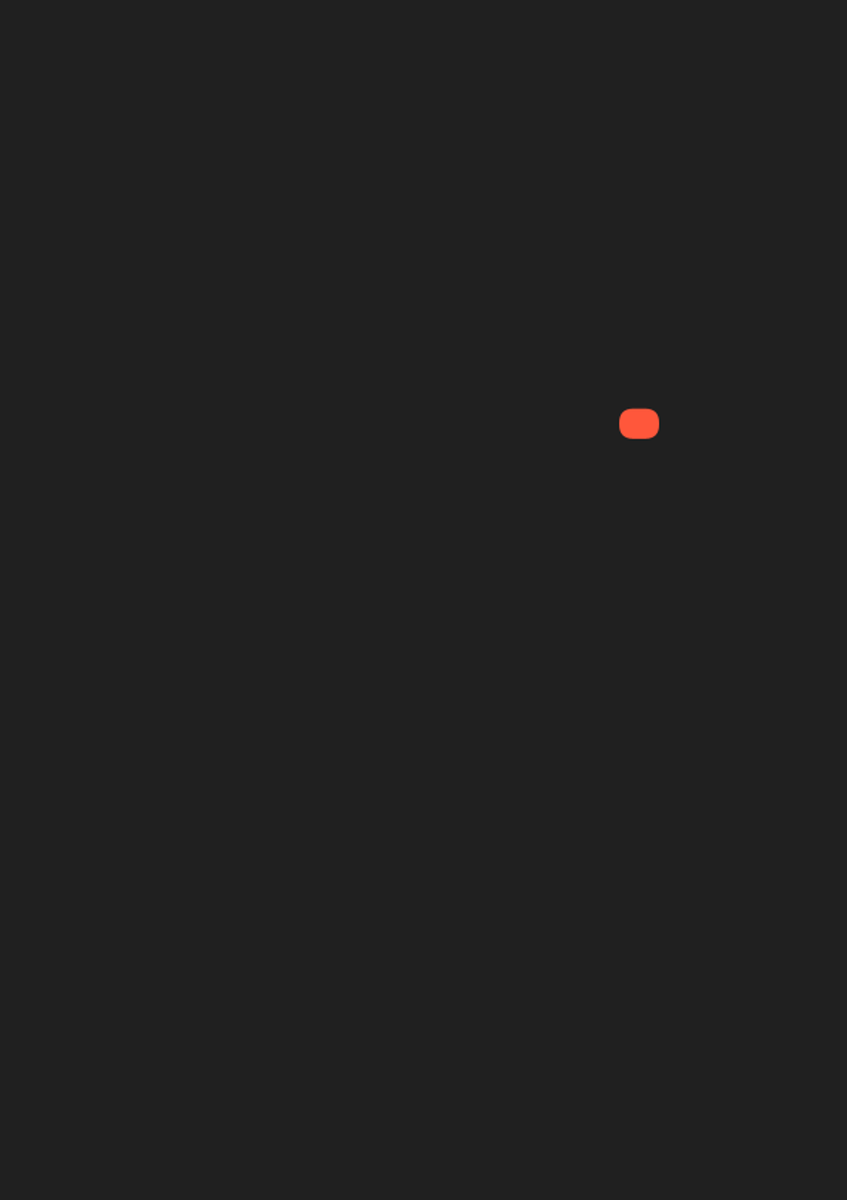
Frame 1 (no input)
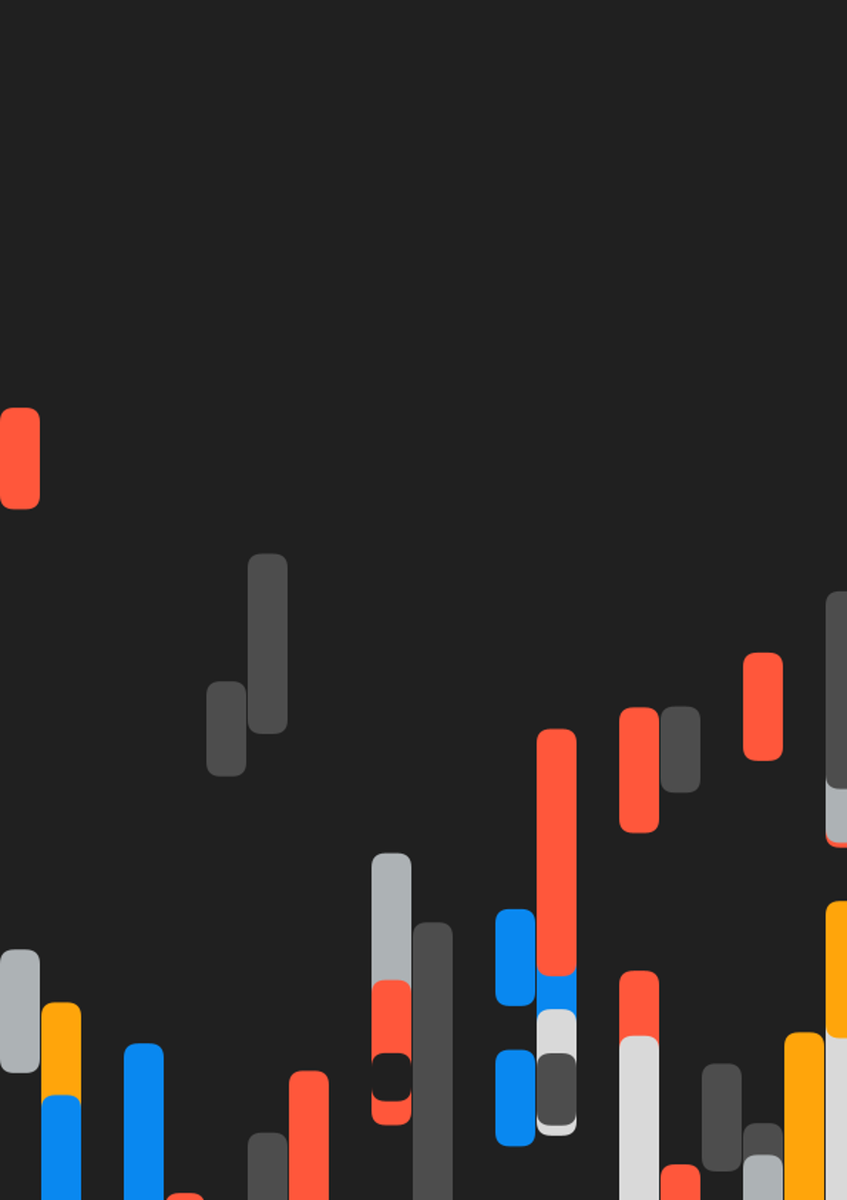
Frame 60 (the mouse pressed at the canvas centre just before this capture)
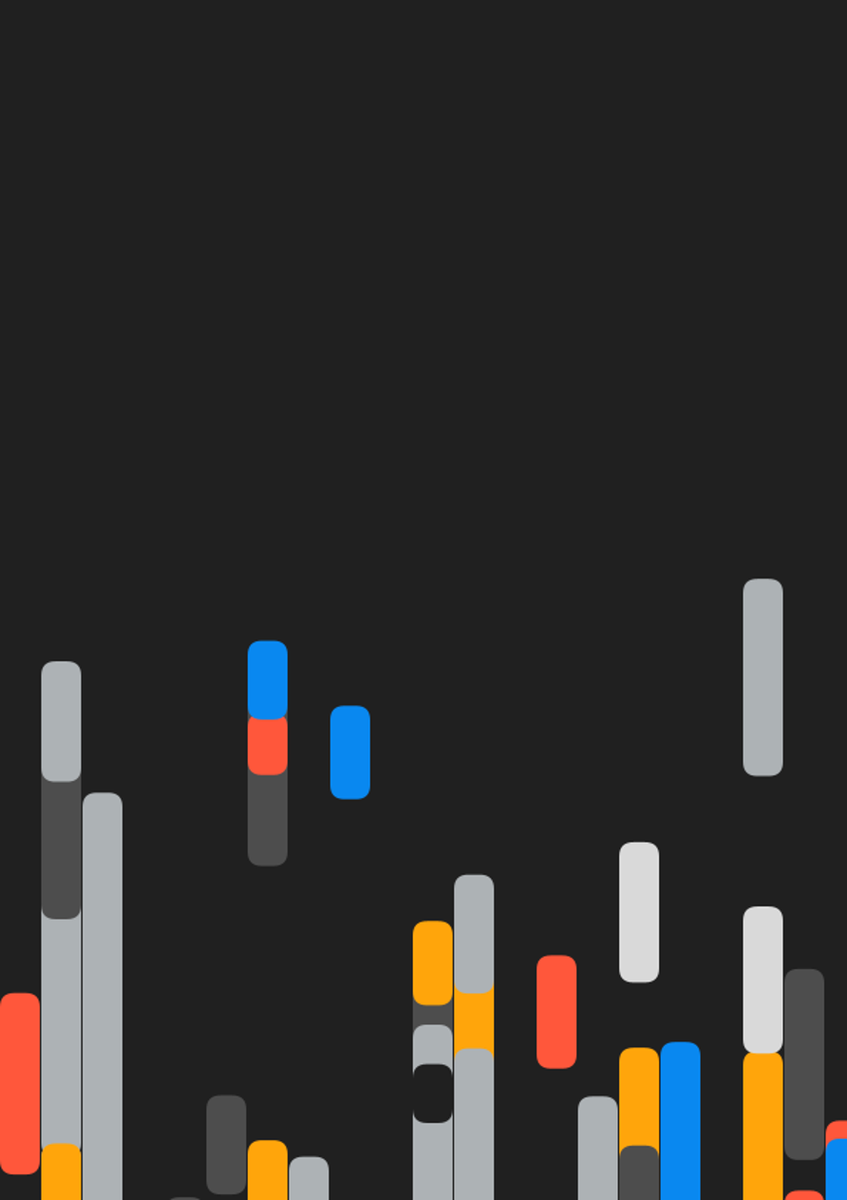
Frame 120 (the mouse held since frame 60 and released just before this capture)

The Processing sketch that drew these frames (run headless with seeded random() and noise(); from frame 60 on, the mouse is pressed at the canvas centre):

// Processing sketch: Cover_002
// ── Cover_002.pde
PGraphics cover;
color colors[] = {
  #0988f0,
  #ff573b,
  #ffa50b,
  #4d4d4d,
  #adb2b5,
  #d9d9d9,
  #202020
};

int rectCount = 20;
float rectWidth = 595/rectCount;
float t;

ArrayList<Rectangle> rectangles = new ArrayList<Rectangle>();

void settings() {
  size(int(595*1.5), int(842*1.5));
  noiseSeed(1);
  randomSeed(1);
}

void setup() {
  cover = createGraphics(595, 842);
  frameRate(30); // Set a reasonable frame rate

}

void draw() {
    t++;
  cover.beginDraw();
  cover.background(color(#202020));
  cover.noStroke();
  //cover.rectMode(CENTER);

  if(frameCount % 1 == 0){
    rectangles.add(new Rectangle());
  }

  for(int i = 0; i < rectangles.size(); i++){
    rectangles.get(i).updateScale();
    rectangles.get(i).updatePosition();
    rectangles.get(i).display();
    rectangles.get(i).updateLife();
  }


  cover.endDraw();

  image(cover, 0, 0, width, height);

  // Comment out or remove this line to enable animation
   //noLoop();
}


class Rectangle{
  float h;

  float lifespan = 240;
  float totalLife = lifespan;

  PVector position, velocity, acceleration;
  PVector scale, scaleVelocity, scaleAcceleration;
  float scaleForce = 0;
  float destinationForce = 0;
  float destinationNoise = 0;

  color fillColor;

  Rectangle(){
    ///POSITION
    float x = floor(random(rectCount+0.99)) * rectWidth;
    float y = random(200, cover.height);
    this.position = new PVector(x, y);
    this.velocity = new PVector(0, 0);
    this.acceleration = new PVector(0, 0);

    ///SCALE
    this.scale = new PVector(rectWidth, 10);
    this.scaleVelocity = new PVector(0, 0);
    this.scaleAcceleration = new PVector(0, 0);

    ////FINAL SCALE FORCE
    this.scaleForce = random(5, 20);

    ////FINAL DESTINATION FORCE
    this.destinationForce = random(5, 20);
    

    //COLOR
    this.fillColor = colors[int(random(colors.length - 1))];

    println(this.fillColor);
  }

  void updateScale(){

   
    ////MAKE RANDOM
    PVector scaleDestination = new PVector(0, this.scaleForce);

    ///APPLY AT BEGINNING
    if(lifespan > totalLife-1){
      this.scaleAcceleration.add(scaleDestination);
    }

    this.scaleVelocity.add(this.scaleAcceleration);
    this.scale.add(this.scaleVelocity);

    this.scaleAcceleration.mult(0);
    this.scaleVelocity.limit(20);
    this.scaleVelocity.mult(0.9);

    
  }

  void updatePosition(){
    ////DESINATION
    PVector destination = new PVector(0, this.destinationForce);
    ////DESTINATION AT BIRTH
    if(lifespan > totalLife-1){
      this.velocity.add(destination);
    }
    ////DESTINATION EVERY X FRAMES
    if(lifespan%30==0 && random(1)<0.9){
      PVector destinationFrames = new PVector(0, this.destinationForce);
      this.velocity.add(destinationFrames);
    }
    //APPLY VELOCITY
    this.velocity.add(this.acceleration);
    this.position.add(this.velocity);

    this.acceleration.mult(0);
    this.velocity.limit(10);
    this.velocity.mult(0.97);
  }

  void updateLife(){
    lifespan--;
  }

  void display(){
    if(lifespan > totalLife-4){
      if(frameCount%2==0){
        cover.fill(color(#202020));
      }else{
        cover.fill(this.fillColor);
      }
    }else{
      cover.fill(this.fillColor);
    }
    
    cover.rect(this.position.x, this.position.y, this.scale.x-1, this.scale.y, 10);
  }
  
  

  }
